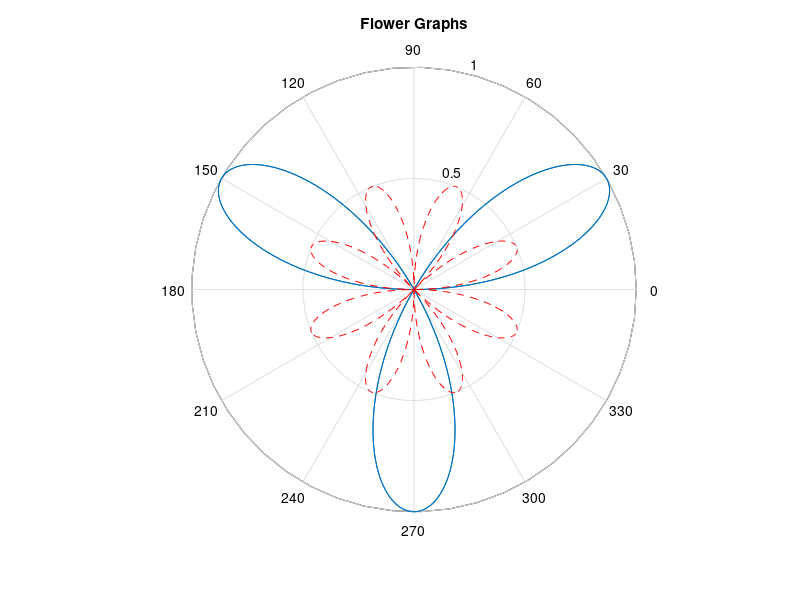

The MATLAB source for this figure:
%Homework 3/15 Problem 2 parts a and b: Creating graphs in polar coordinates

%Define range of theta
theta = 0:0.01:2*pi;
%Create equation for first graph
r = sin(3*theta);
%Plot first polar graph
polar(theta, r)

%Hold on, to overlay next graph
hold on
%Create equation for second graph
r2 = 0.5*sin(4*theta);
%Plot second polar graph
polar(theta, r2, '--r')

title('Flower Graphs')